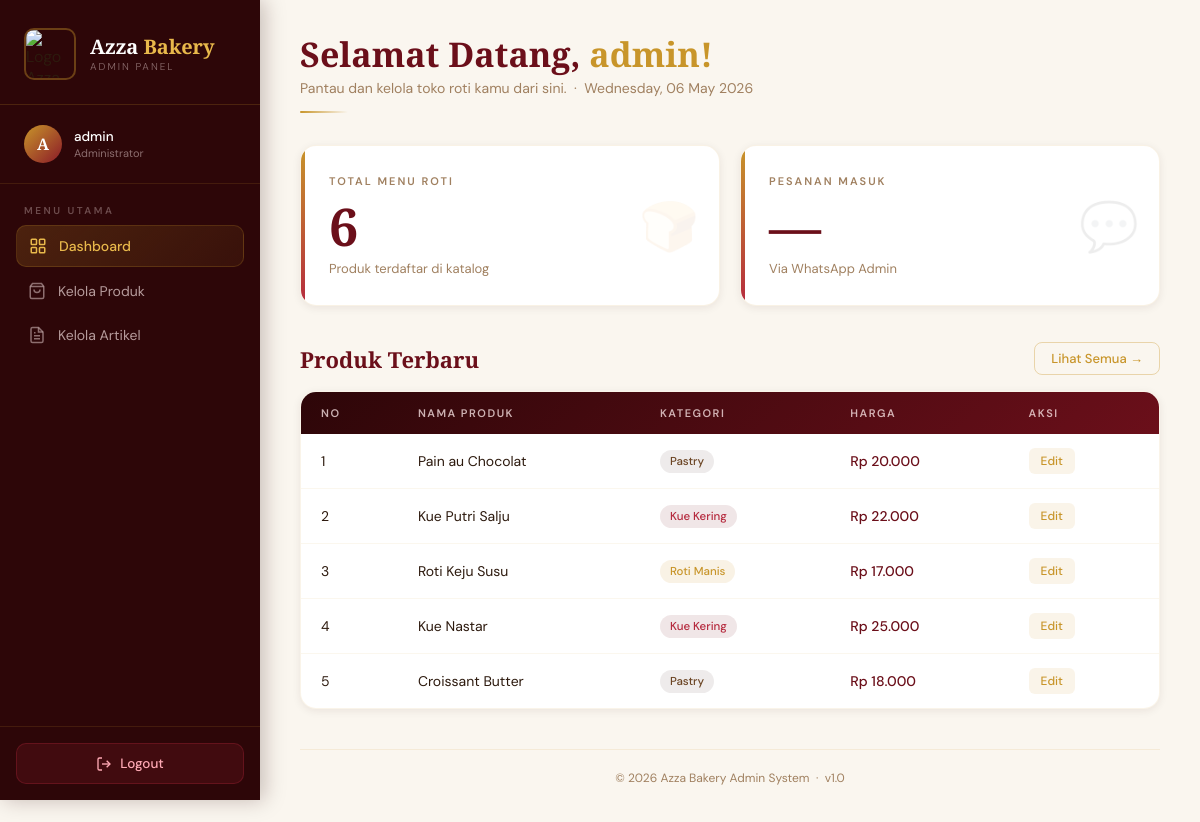
Page /admin/dashboard.php (signed in) on the committed database.
### tables this page shows
CREATE TABLE `produk` (
  `id_produk` int(11) NOT NULL,
  `nama_produk` varchar(150) NOT NULL,
  `harga` int(11) NOT NULL,
  `deskripsi` text DEFAULT NULL,
  `gambar` varchar(255) DEFAULT NULL,
  `kategori` enum('Roti Manis','Kue Kering','Pastry','Lainnya') DEFAULT 'Lainnya'
);

### admin/dashboard.php (the view, shortened to what this page needs)
<?php
require_once "../config/koneksi.php";
$query_produk   = mysqli_query($koneksi, "SELECT COUNT(*) AS total FROM produk");
$row_produk     = mysqli_fetch_assoc($query_produk);
$total_produk   = $row_produk['total'];
$query_terbaru  = mysqli_query($koneksi, "SELECT * FROM produk ORDER BY id_produk DESC LIMIT 5");
?>
<!DOCTYPE html>
<html lang="id">
<head>
</head>
<body>
  <aside class="sidebar">
    <div class="sidebar-logo">
      <img src="../uploads/logo_azza.jpg" alt="Logo Azza Bakery">
      <div class="sidebar-logo-text">
        <div class="brand">Azza <span>Bakery</span></div>
        <div class="sub">Admin Panel</div>
      </div>
    </div>
    <div class="sidebar-admin">
      <div class="admin-badge">
        <div class="admin-avatar">
          <?= strtoupper(substr($_SESSION['username'], 0, 1)) ?>
        </div>
        <div class="admin-info">
          <div class="name"><?= $_SESSION['username'] ?></div>
          <div class="role">Administrator</div>
        </div>
      </div>
    </div>
    <nav class="sidebar-nav">
      <div class="nav-label">Menu Utama</div>
      <a href="dashboard.php" class="nav-item active">
        <svg class="nav-icon" viewBox="0 0 24 24" fill="none" stroke="currentColor" stroke-width="2">
          <rect x="3" y="3" width="7" height="7" rx="1"/>
          <rect x="14" y="3" width="7" height="7" rx="1"/>
          <rect x="3" y="14" width="7" height="7" rx="1"/>
          <rect x="14" y="14" width="7" height="7" rx="1"/>
        </svg>
        Dashboard
      </a>
      <a href="produk/index.php" class="nav-item">
        <svg class="nav-icon" viewBox="0 0 24 24" fill="none" stroke="currentColor" stroke-width="2">
          <path d="M6 2L3 6v14a2 2 0 002 2h14a2 2 0 002-2V6l-3-4z"/>
          <line x1="3" y1="6" x2="21" y2="6"/>
          <path d="M16 10a4 4 0 01-8 0"/>
        </svg>
        Kelola Produk
      </a>
<a href="artikel/index.php" class="nav-item">
    <svg class="nav-icon" viewBox="0 0 24 24" fill="none" stroke="currentColor" stroke-width="2">
        <path d="M14 2H6a2 2 0 00-2 2v16a2 2 0 002 2h12a2 2 0 002-2V8z"/>
        <polyline points="14 2 14 8 20 8"/>
        <line x1="16" y1="13" x2="8" y2="13"/>
        <line x1="16" y1="17" x2="8" y2="17"/>
        <polyline points="10 9 9 9 8 9"/>
    </svg>
    Kelola Artikel
</a>
    </nav>
    <div class="sidebar-logout">
      <a href="logout.php" class="btn-logout">
        <svg width="16" height="16" viewBox="0 0 24 24" fill="none" stroke="currentColor" stroke-width="2">
          <path d="M9 21H5a2 2 0 01-2-2V5a2 2 0 012-2h4"/>
          <polyline points="16 17 21 12 16 7"/>
          <line x1="21" y1="12" x2="9" y2="12"/>
        </svg>
        Logout
      </a>
    </div>
  </aside>
  <main class="main-content">
    <div class="page-header">
      <div class="greeting">
        Selamat Datang, <span><?= $_SESSION['username'] ?>!</span>
      </div>
      <div class="subtext">
        Pantau dan kelola toko roti kamu dari sini. &nbsp;·&nbsp;
        <?= date('l, d F Y') ?>
      </div>
      <div class="header-line"></div>
    </div>
    <div class="stats-grid">
      <div class="stat-card">
        <div class="stat-label">Total Menu Roti</div>
        <div class="stat-number"><?= $total_produk ?></div>
        <div class="stat-desc">Produk terdaftar di katalog</div>
        <div class="stat-icon">🍞</div>
      </div>
      <div class="stat-card">
        <div class="stat-label">Pesanan Masuk</div>
        <div class="stat-number">—</div>
        <div class="stat-desc">Via WhatsApp Admin</div>
        <div class="stat-icon">💬</div>
      </div>
    </div>
    <div class="section-header">
      <div class="section-title">Produk Terbaru</div>
      <a href="produk/index.php" class="btn-see-all">Lihat Semua →</a>
    </div>
    <div class="table-card">
      <table>
        <thead>
          <tr>
            <th>No</th>
            <th>Nama Produk</th>
            <th>Kategori</th>
            <th>Harga</th>
            <th>Aksi</th>
          </tr>
        </thead>
        <tbody>
          <?php
          if (mysqli_num_rows($query_terbaru) > 0) {
            $no = 1;
            while ($produk = mysqli_fetch_assoc($query_terbaru)) {
              $badge_class = 'badge-lainnya';
              if ($produk['kategori'] == 'Roti Manis')  $badge_class = 'badge-roti';
              if ($produk['kategori'] == 'Kue Kering')  $badge_class = 'badge-kue';
              if ($produk['kategori'] == 'Pastry')      $badge_class = 'badge-pastry';
          ?>
            <tr>
              <td><?= $no++ ?></td>
              <td><?= $produk['nama_produk'] ?></td>
              <td>
                <span class="badge <?= $badge_class ?>">
                  <?= $produk['kategori'] ?>
                </span>
              </td>
              <td class="harga">Rp <?= number_format($produk['harga'], 0, ',', '.') ?></td>
              <td>
                <a href="produk/edit.php?id=<?= $produk['id_produk'] ?>" class="btn-edit">
                  Edit
                </a>
              </td>
            </tr>
          <?php
            }
          } ?>
        </tbody>
      </table>
    </div>
    <div class="page-footer">
      &copy; <?= date('Y') ?> Azza Bakery Admin System &nbsp;·&nbsp; v1.0
    </div>
  </main>
</body>
</html>

### rows in the picture
produk: nama_produk "Pain au Chocolat", kategori "Pastry", harga "20.000"
produk: nama_produk "Kue Putri Salju", kategori "Kue Kering", harga "22.000"
produk: nama_produk "Roti Keju Susu", kategori "Roti Manis", harga "17.000"
produk: nama_produk "Kue Nastar", kategori "Kue Kering", harga "25.000"
produk: nama_produk "Croissant Butter", kategori "Pastry", harga "18.000"

### other values in the picture
substr($_SESSION['username'], 0, 1) "A"
$_SESSION['username'] "admin"
$total_produk "6"
